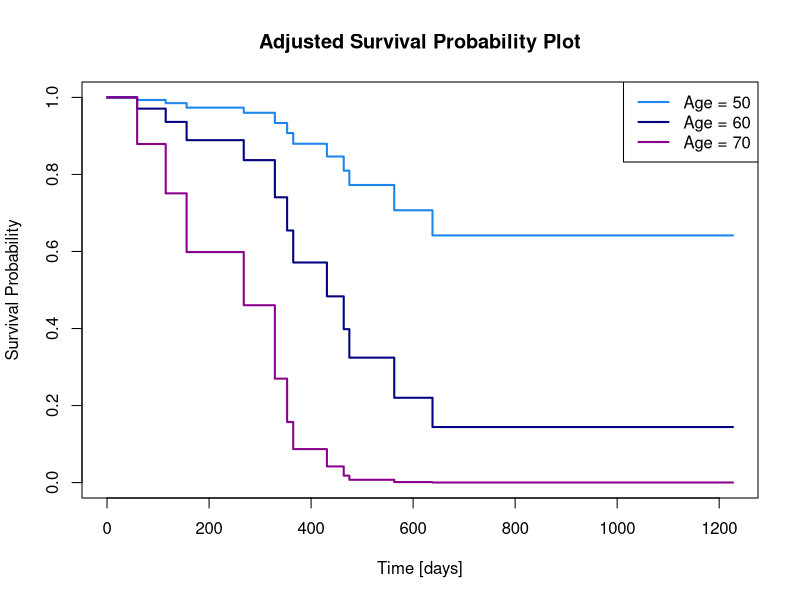
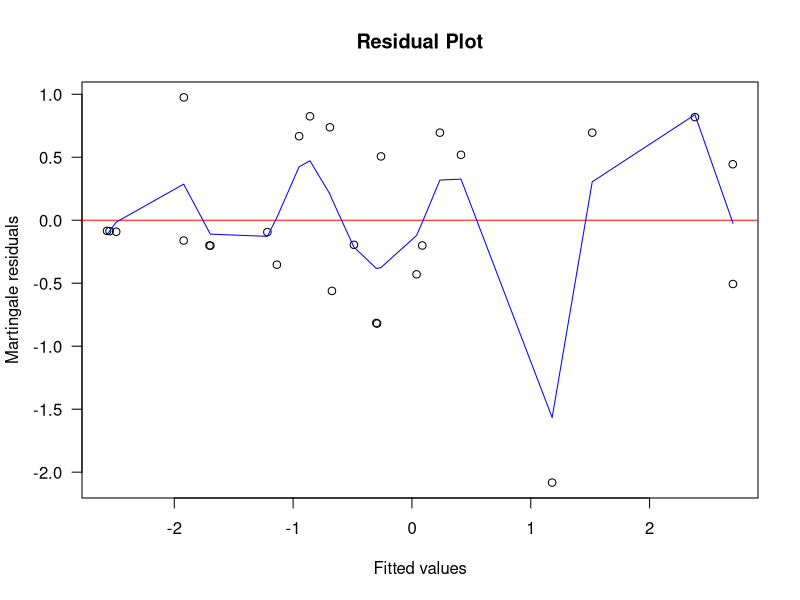
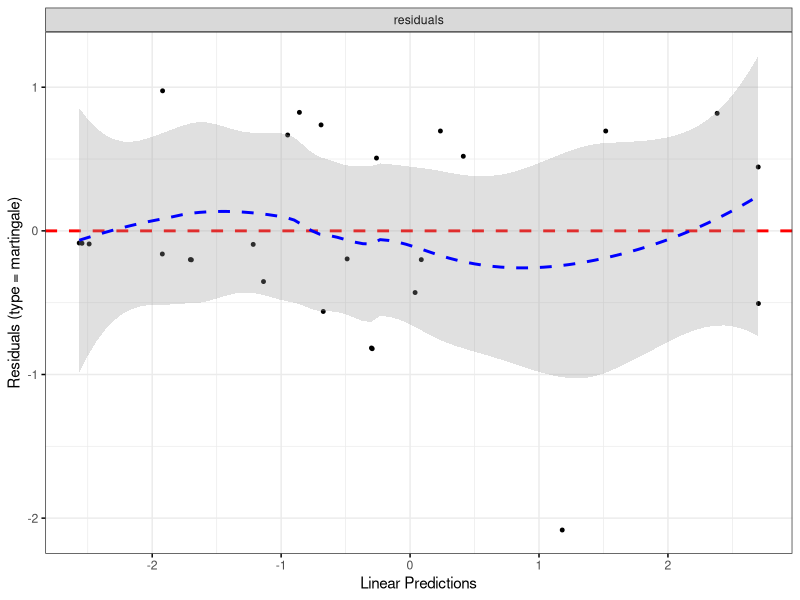
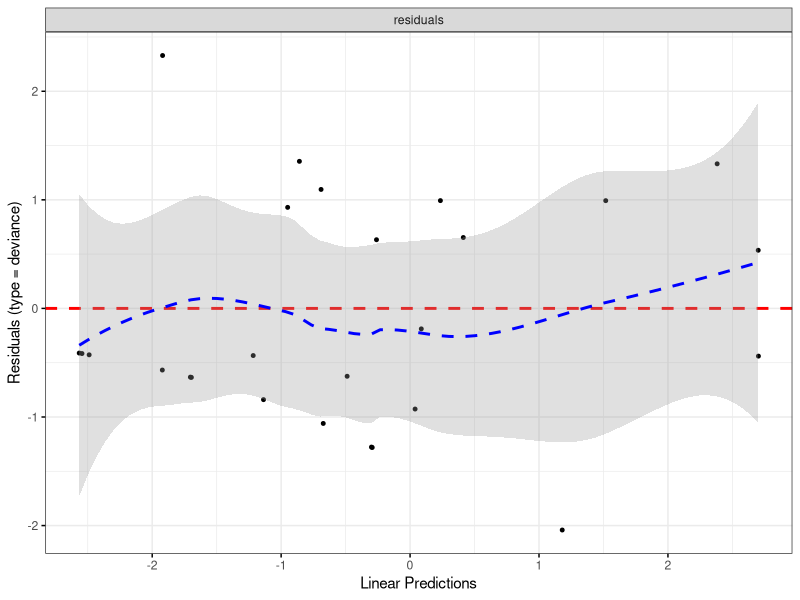
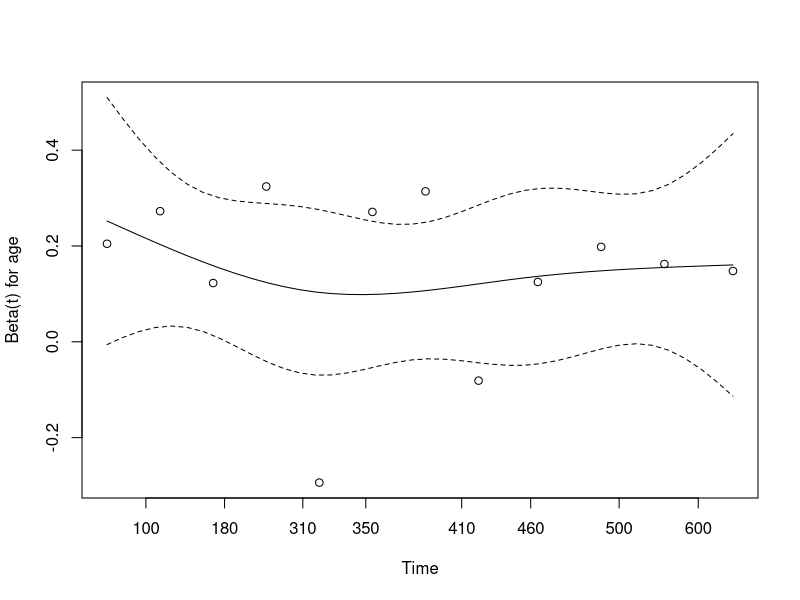
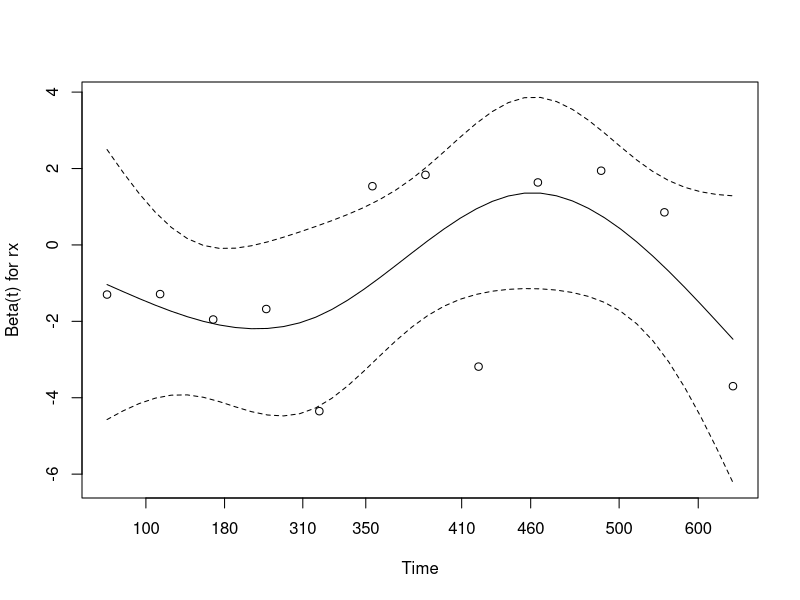
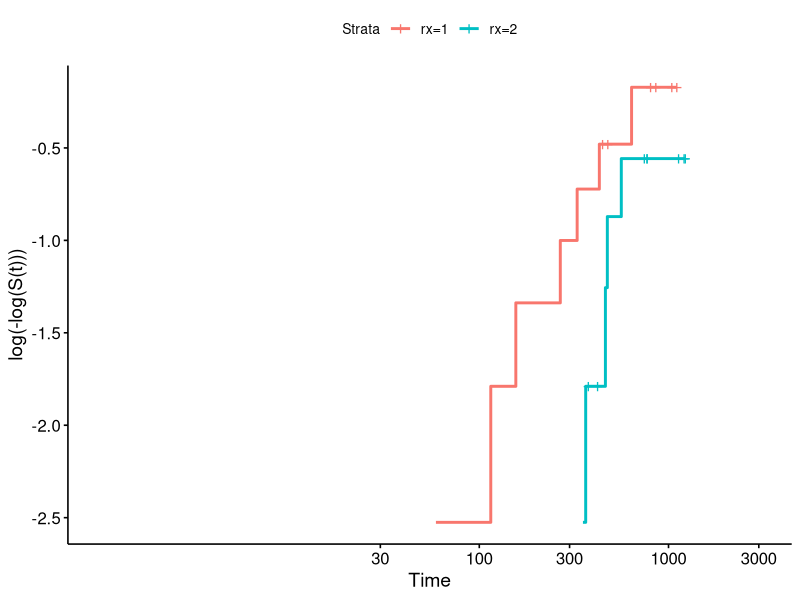
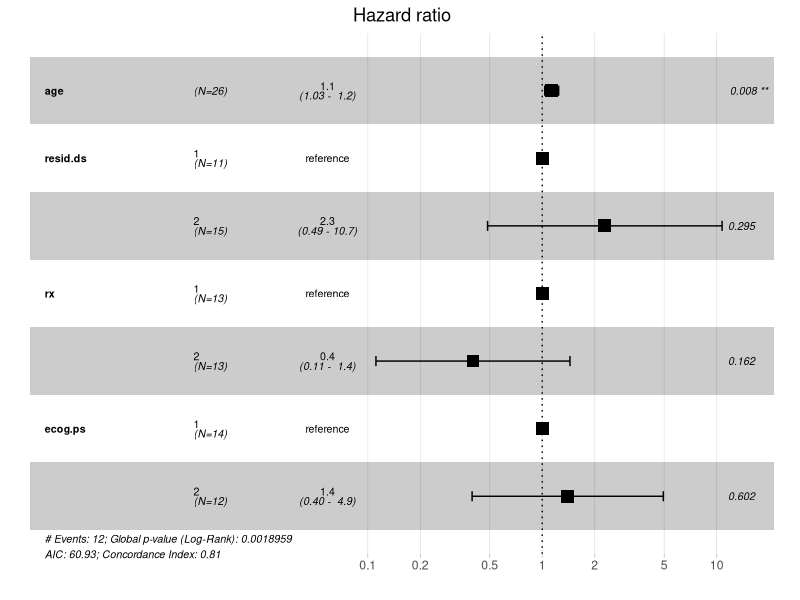

Source code (R) for these figures, in order:
library(survival)
library(tidyverse)
library(survminer)

# Cox model example :
# Cox model is used to assess how the covariates affect the hazard function.

# Ovarian Cancer Survival Data
tibble::glimpse(ovarian)

# fustat: censoring status (0 = censored, 1 = observed)
# rx: treatment group (1 = cyclophosphamide alone,
# 2 = cyclophosphamide plus adriamycin)

ovarian$rx <- factor(ovarian$rx)
ovarian$resid.ds <- factor(ovarian$resid.ds)
ovarian$ecog.ps <- factor(ovarian$ecog.ps)

fit_ovarian <- coxph(Surv(futime, fustat) ~ age + rx,
                 data=ovarian)

summary(fit_ovarian)

################################################################################
################################################################################
# Adjusted Survival Curves #####################################################
################################################################################
################################################################################
# (!!) cf SLIDE 11/24 du cours (!!)
# Essentially, this part of the code generates adjusted survival curves for 
# hypothetical individuals with specific characteristics, as predicted by the Cox
# model fitted earlier. The survival curves show how the survival probability 
# changes over time for individuals with the specified characteristics.

# This data frame is passed to survfit() via the newdata argument:
new_ovarian_age <- data.frame(age = c(50,60,70),
                          resid.ds = factor(rep(2,3)),
                          rx = factor(c(1,1,1)),
                          ecog.ps = factor(rep(1,3)))

fit_rx_age <- survfit(fit_ovarian, newdata = new_ovarian_age)
# Use survfit to calculate adjusted survival curves:
# The survfit function takes the fitted Cox model (fit_ovarian) and uses it to 
# calculate survival probabilities over time for the new individuals specified in
# the new_ovarian_age data frame. The result (fit_rx_age) is an object that 
# contains information about the adjusted survival curves for the specified 
# characteristics (age, treatment group, etc.).


# Estimated adjusted survival curves:
plot(fit_rx_age, col=c("dodgerblue2","navy","darkmagenta"), lwd=2, lty=1,
     xlab='Time [days]', ylab='Survival Probability',
     main='Adjusted Survival Probability Plot')
legend('topright', c("Age = 50", "Age = 60", "Age = 70"),
       lty=c(1,1,1), lwd=c(2,2,2), col=c("dodgerblue2","navy","darkmagenta"))

################################################################################
################################################################################
# Goodness of Fit ##############################################################
################################################################################
################################################################################
# (!!) cf SLIDE 13/24 du cours (!!)

# Martingale Residuals (!!) Cours 14/24 (!!)
plot(
  predict(fit_ovarian),
  residuals(fit_ovarian, type = 'martingale'),
  xlab = 'Fitted values',
  ylab = 'Martingale residuals', 
  main = 'Residual Plot',
  las = 1
)
# Add a line for residual=0
abline(h=0, col='red')
# Fit a smoother for the points
lines(smooth.spline(predict(fit_ovarian), residuals(fit_ovarian, type='martingale')), col='blue')

# Alternatively Martingale Residuals (!!) Cours 14/24 (!!)
ggcoxdiagnostics(fit_ovarian, type = "martingale")

# Deviance residuals (!!) Cours 15/24 (!!)
ggcoxdiagnostics(fit_ovarian, type = "deviance")

# Schoenfeld residuals (!!) Cours 16/24 (!!)
cox_test_ovarian <- cox.zph(fit_ovarian)
plot(cox_test_ovarian)

# Log-negative-log-KM (!!) Cours 17/24 (!!)
rx_km <- survfit(Surv(futime, fustat) ~ rx, data = ovarian) # Only for categorical covariates !
ggsurvplot(rx_km,fun = "cloglog") # Are the curves parallel ? if YES : PH assumption is satisfied
cox_test_ovarian

################################################################################
################################################################################
# Stratified Cox PH Model ######################################################
################################################################################
################################################################################
fit_ovarian_full <- coxph(Surv(futime, fustat) ~ ., data=ovarian)

# Hint: use the ggforest function to visualize Hr and its CIs
ggforest(fit_ovarian_full, data=ovarian)

coxtest_HR_full <- cox.zph(fit_ovarian_full)

ecog.ps_km <- survfit(Surv(futime, fustat) ~ ecog.ps, data = ovarian)

ggsurvplot(ecog.ps_km,fun = "cloglog")

# Stratification not really necessary, but let us try to stratify by ecog.ps anyway

fit_ovarian_strata <-
  coxph(Surv(futime, fustat) ~ age + rx + resid.ds + strata(ecog.ps),
        data = ovarian)

summary(fit_ovarian_strata)


cox.zph(fit_ovarian_strata)

################################################################################
################################################################################
# Optional : manual calculation std schoenfeld residuals #######################
################################################################################
################################################################################
sch1 <- residuals(fit_ovarian,"scaledsch")
sresid <- residuals(fit_ovarian, "schoenfeld")

varnames <- names(fit_ovarian$coefficients)
nvar <- length(varnames)
ndead <- length(sresid)/nvar
sch2 <- sresid %*% fit_ovarian$var*ndead + rep(fit_ovarian$coefficients, each = nrow(sresid))

sch1
sch2
